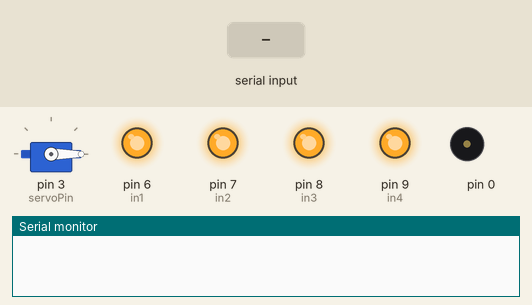
Simulated run of this sketch. Board: Arduino Uno, built with avr-gcc and run on an emulated ATmega328P. On the bench: servo, output pins drawn as LEDs (lit = HIGH), buzzer (waves = sounding), the last lines printed to the serial monitor. The test bench sets the inputs (shaded band).

Above: at 1.2 s.
1.3 s: "A" received over Serial
At 2.1 s:
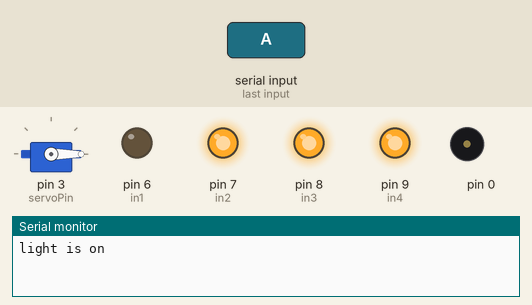
2.8 s: "C" received over Serial
At 3.3 s:
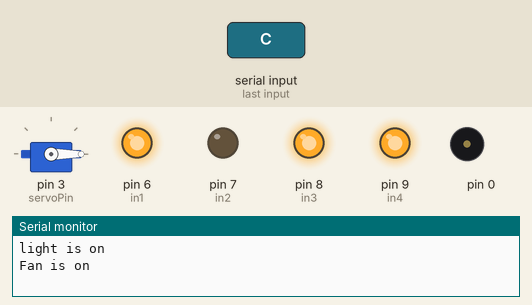
4.3 s: "E" received over Serial
At 5.5 s:
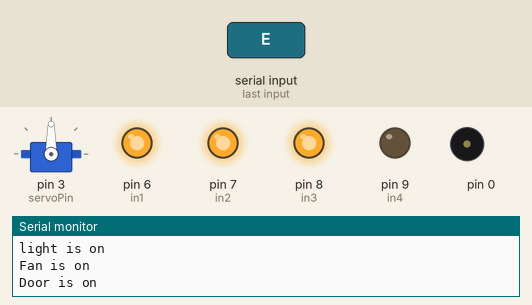
5.8 s: "G" received over Serial
At 6.7 s:
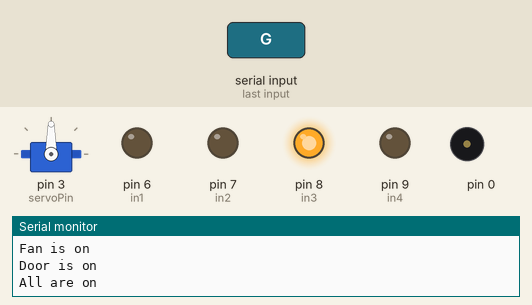
7.3 s: "I" received over Serial
At 7.9 s:
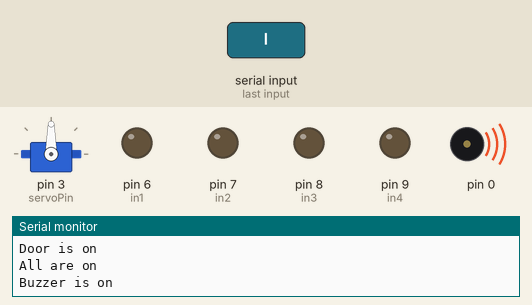
8.8 s: "G" received over Serial
At 10.2 s:
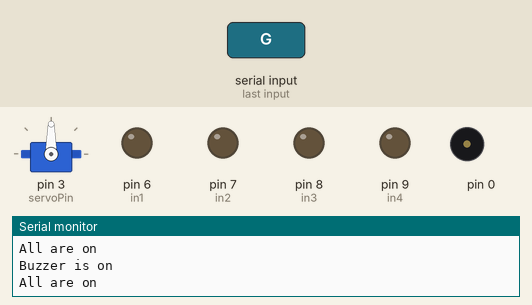
Timing chart, 0 to 11.3 s (numbered marks = the images above; inputs shaded):
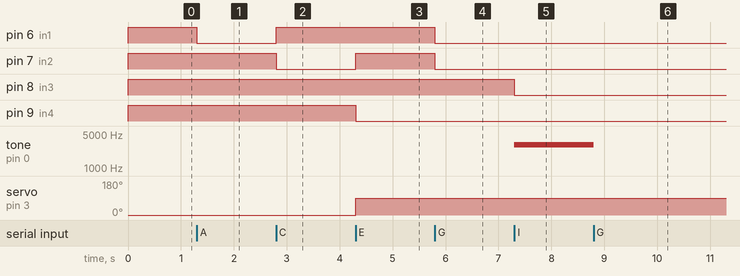

Measured:
- after the input at 1.3 s, pin 6 (in1): HIGH → LOW at once
- after the input at 2.8 s, pin 6 (in1): LOW → HIGH at once; pin 7 (in2): HIGH → LOW at once
- after the input at 4.3 s, pin 7 (in2): LOW → HIGH at once; pin 9 (in4): HIGH → LOW at once; servo on pin 3 (servoPin): 0° → 90° at once
- after the input at 5.8 s, pin 6 (in1), pin 7 (in2): HIGH → LOW at once
- after the input at 7.3 s, pin 8 (in3): HIGH → LOW at once; tone on pin 0: silent → 3000 Hz at once
- after the input at 8.8 s, tone on pin 0: 3000 Hz → silent at once

The sketch:

my_thesis.ino
```cpp
#include <Servo.h>
int in1=6;
int in2=7;
int in3=8;
int in4=9;
const int buzzer;
int servoPin = 3;
Servo Servo1;


char msg=' ';

void setup() {
   Servo1.attach(servoPin);
    Servo1.write(0);
  pinMode(in1,OUTPUT);

  pinMode(in2, OUTPUT);

  pinMode(in3,OUTPUT);
  digitalWrite(in1,HIGH);


  pinMode(in4,OUTPUT);
  digitalWrite(in2,HIGH);
   digitalWrite(in3,HIGH);
    digitalWrite(in4,HIGH);
  Serial.begin(9600);

  // put your setup code here, to run once:

}

void loop() {
  while(Serial.available()){
    msg= Serial.read();
    if (msg=='A'){
      digitalWrite(in1, LOW);
      digitalWrite(in2,HIGH);
      digitalWrite(in3,HIGH);
      noTone(buzzer);
      digitalWrite(in4,HIGH);
      Servo1.write(0);

      Serial.println("light is on");
    }
    if (msg=='B'){
      digitalWrite(in1, HIGH);
      digitalWrite(in2,HIGH);
      digitalWrite(in3,HIGH);
      Servo1.write(0);
      noTone(buzzer);
      digitalWrite(in4,HIGH);
      Serial.println("light is off");
    }
    if (msg=='C'){
      digitalWrite(in1, HIGH);
      digitalWrite(in2,LOW);
      digitalWrite(in3,HIGH);
      Servo1.write(0);
      noTone(buzzer);
      digitalWrite(in4,HIGH);
      Serial.println("Fan is on");
    }
    if (msg=='D'){
      digitalWrite(in1,HIGH);
      digitalWrite(in2,HIGH);
      digitalWrite(in3,HIGH);
      Servo1.write(0);
      noTone(buzzer);
      digitalWrite(in4,HIGH);
      Serial.println("Fan is off");

    }
     if (msg=='E'){
      digitalWrite(in1, HIGH);
      digitalWrite(in2,HIGH);
      digitalWrite(in3,HIGH);
      digitalWrite(in4,LOW);
      Servo1.write(90);

      noTone(buzzer);
      Serial.println("Door is on");
    }
    if (msg=='F'){
      digitalWrite(in1, HIGH);
      digitalWrite(in2,HIGH);
      digitalWrite(in3,HIGH);
      digitalWrite(in4,HIGH);
      Servo1.write(0);
      noTone(buzzer);

      Serial.println("Door is off");
    }
     if (msg=='G'){
      digitalWrite(in1, LOW);
      digitalWrite(in2,LOW);
      digitalWrite(in4,LOW);
      Servo1.write(90);

      noTone(buzzer);
      Serial.println("All are on");

    }
    if (msg=='H'){
      digitalWrite(in1, HIGH);
      digitalWrite(in2,HIGH);
      digitalWrite(in3,HIGH);
      digitalWrite(in4,HIGH);
      Servo1.write(0);
      noTone(buzzer);

      Serial.println("All are off");
    }
    if (msg=='I'){

     digitalWrite(in3,LOW);

      tone(buzzer,3000);


      Serial.println("Buzzer is on");
    }
    if (msg=='J'){
      digitalWrite(in3,HIGH);
      noTone(buzzer);
      Serial.println("Buzzer is off");
    }


    }
  // put your main code here, to run repeatedly:

}
```
